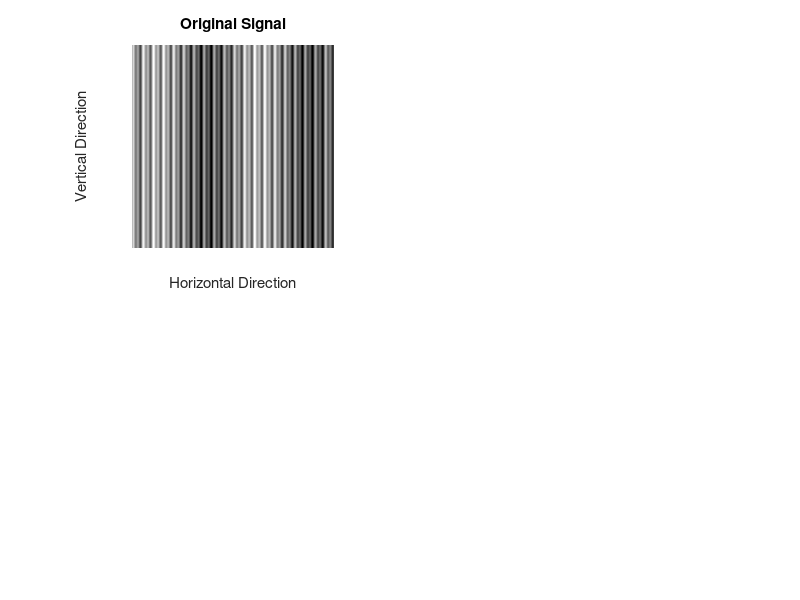

This chart was generated by the following MATLAB code: (Note: this script raises an error after producing the figure.)
% Define the horizontal frequencies
frequencies = [1, 10, 20];

% Create a grid of points
[x, y] = meshgrid(-100:0.1:100, -100:0.1:100);

% Generate the original signal with horizontal frequencies
original_signal = zeros(size(x));
for freq = frequencies
    original_signal = original_signal + sin(2 * pi * freq * x / 100);
end

% Display the original signal
figure;
subplot(2, 2, 1);
imshow(original_signal, []);
title('Original Signal');
xlabel('Horizontal Direction');
ylabel('Vertical Direction');

% Rotate the signal by 45 degrees
rotated_signal = imrotate(original_signal, 45, 'crop');

% Display the rotated signal
subplot(2, 2, 2);
imshow(rotated_signal, []);
title('Rotated Signal (45 degrees)');
xlabel('Horizontal Direction');
ylabel('Vertical Direction');

% Compute and display the frequency spectrum of the original signal
subplot(2, 2, 3);
original_spectrum = fftshift(fft2(original_signal));
imshow(log(abs(original_spectrum) + 1), []);
title('Frequency Spectrum (Original Signal)');
xlabel('Horizontal Frequency');
ylabel('Vertical Frequency');

% Compute and display the frequency spectrum of the rotated signal
subplot(2, 2, 4);
rotated_spectrum = fftshift(fft2(rotated_signal));
imshow(log(abs(rotated_spectrum) + 1), []);
title('Frequency Spectrum (Rotated Signal)');
xlabel('Horizontal Frequency');
ylabel('Vertical Frequency');